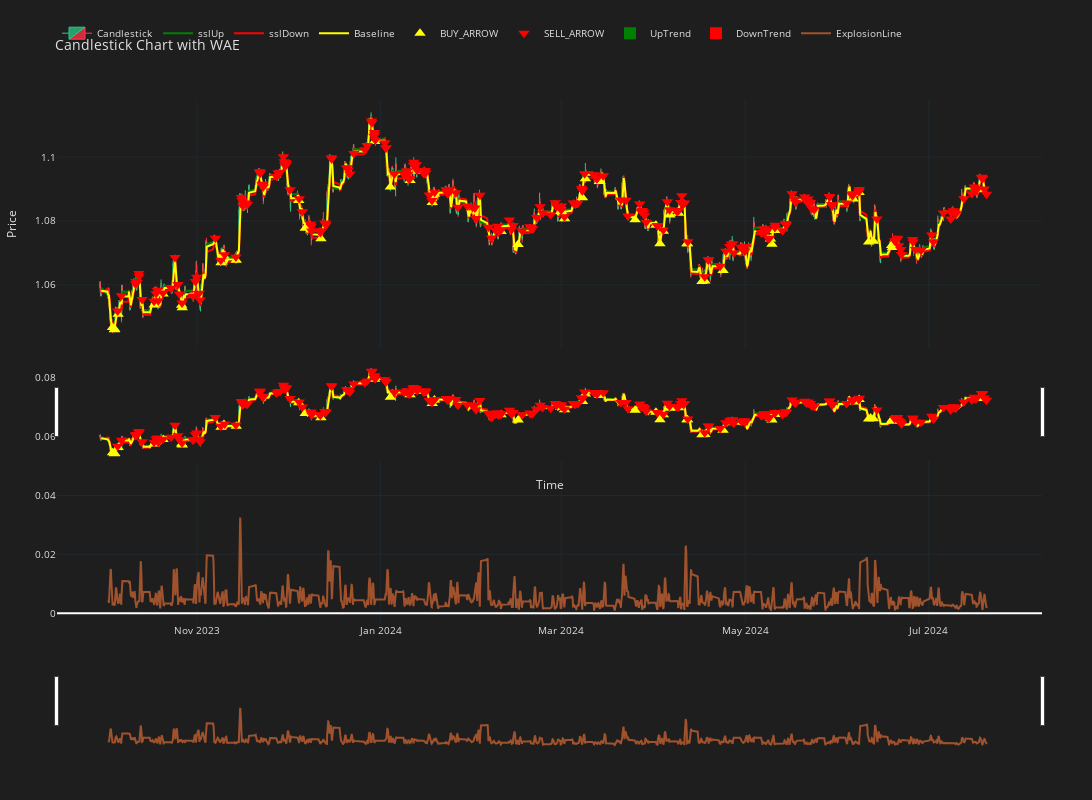

The notebook cell this image was saved under:
### Code cell
import plotly.graph_objects as go
from plotly.subplots import make_subplots
import numpy as np  # Import numpy for np.where function

def create_figure_sig(sig):
    # Initialize figure with subplots
    fig_ssl = make_subplots(rows=2, cols=1, shared_xaxes=True, vertical_spacing=0.05)

    # Candlestick chart
    fig_ssl.add_trace(go.Candlestick(
        x=sig['Time'],
        open=sig['Open'],
        high=sig['High'],
        low=sig['Low'],
        close=sig['Close'],
        name='Candlestick',
        line=dict(width=1),
        opacity=1,
        increasing_fillcolor='#24A06B',
        decreasing_fillcolor="#CC2E3C",
        increasing_line_color='#2EC886',
        decreasing_line_color='#FF3A4C'
    ), row=1, col=1)

    #TP and SL adder
    fig_ssl.add_trace(go.Scatter(

    ))

    # SSLUp, SSLDown, Baseline traces
    fig_ssl.add_trace(go.Scatter(
        x=sig['Time'],
        y=sig['sslUp'],
        name='sslUp',
        mode='lines',
        line=dict(color='green', width=2)
    ), row=1, col=1)

    fig_ssl.add_trace(go.Scatter(
        x=sig['Time'],
        y=sig['sslDown'],
        name='sslDown',
        mode='lines',
        line=dict(color='red', width=2)
    ), row=1, col=1)

    fig_ssl.add_trace(go.Scatter(
        x=sig['Time'],
        y=sig['baseline'],
        name='Baseline',
        mode='lines',
        line=dict(color='yellow', width=2)
    ), row=1, col=1)

    # Buy and Sell signals
    fig_ssl.add_trace(go.Scatter(
        x=sig[sig['FINAL_SIGNAL'] == "BUY"]['Time'],
        y=sig[sig['FINAL_SIGNAL'] == "BUY"]['Open'],
        name='BUY_ARROW',
        mode='markers',
        marker=dict(color='yellow', symbol='triangle-up', size=10)
    ), row=1, col=1)

    fig_ssl.add_trace(go.Scatter(
        x=sig[sig['FINAL_SIGNAL'] == "SELL"]['Time'],
        y=sig[sig['FINAL_SIGNAL'] == "SELL"]['Open'],
        name='SELL_ARROW',
        mode='markers',
        marker=dict(color='red', symbol='triangle-down', size=10)
    ), row=1, col=1)

    # WAE chart
    fig_ssl.add_trace(go.Bar(
        x=sig['Time'],
        y=sig['trendUp'],
        marker_color=np.where(sig['trendUp'] < sig['trendUp'].shift(1), 'lime', 'green'),
        name='UpTrend',
        width=0.04,
        marker_line_color='rgba(0,0,0,0)',
        marker_line_width=0,
    ), row=2, col=1)

    fig_ssl.add_trace(go.Bar(
        x=sig['Time'],
        y=sig['trendDown'],
        marker_color=np.where(sig['trendDown'] < sig['trendDown'].shift(1), 'orange', 'red'),
        name='DownTrend',
        width=0.04,
        marker_line_color='rgba(0,0,0,0)',
        marker_line_width=0,
    ), row=2, col=1)

    fig_ssl.add_trace(go.Scatter(
        x=sig['Time'],
        y=sig['e1'],
        mode='lines',
        name='ExplosionLine',
        line=dict(color='#A0522D', width=2)
    ), row=2, col=1)

    # Update layout for the entire figure
    fig_ssl.update_layout(
        title='Candlestick Chart with WAE',
        xaxis_title='Time',
        yaxis_title='Price',
        height=800,
        width=1200,
        margin=dict(l=50, r=50, b=50, t=100),
        paper_bgcolor="#1e1e1e",
        plot_bgcolor="#1e1e1e",
        font=dict(size=10, color="#e1e1e1"),
        showlegend=True,
        legend=dict(x=0, y=1.1, orientation='h')
    )

    # Show gridlines
    fig_ssl.update_xaxes(
        gridcolor="#1f292f",
        showgrid=True,
        fixedrange=True,
        rangeslider=dict(visible=True)
    )

    fig_ssl.update_yaxes(
        gridcolor="#1f292f",
        showgrid=True
    )

    return fig_ssl

# Example usage:
# Assuming sig is your DataFrame with necessary columns ('Time', 'Open', 'High', 'Low', 'Close', 'sslUp', 'sslDown', 'baseline', 'FINAL_SIG', 'trendUp', 'trendDown', 'e1')
# Create the figure using the function
fig = create_figure_sig(back_test_df)

# Show the figure
fig.show()

### Figure 1 — Plotly figure (JSON) as saved in the notebook; plotly's stock layout.template omitted (floating-point values rounded to 4 significant figures; data arrays with more than 128 entries replaced by an {"elided": "..."} marker saying what was removed)
{"data": [{"close": {"elided": "5000 float values"}, "decreasing": {"fillcolor": "#CC2E3C", "line": {"color": "#FF3A4C"}}, "high": {"elided": "5000 float values"}, "increasing": {"fillcolor": "#24A06B", "line": {"color": "#2EC886"}}, "line": {"width": 1}, "low": {"elided": "5000 float values"}, "name": "Candlestick", "opacity": 1, "open": {"elided": "5000 float values"}, "type": "candlestick", "x": {"elided": "5000 str values"}, "xaxis": "x", "yaxis": "y"}, {"type": "scatter"}, {"line": {"color": "green", "width": 2}, "mode": "lines", "name": "sslUp", "type": "scatter", "x": {"elided": "5000 str values"}, "xaxis": "x", "y": {"elided": "5000 float values"}, "yaxis": "y"}, {"line": {"color": "red", "width": 2}, "mode": "lines", "name": "sslDown", "type": "scatter", "x": {"elided": "5000 str values"}, "xaxis": "x", "y": {"elided": "5000 float values"}, "yaxis": "y"}, {"line": {"color": "yellow", "width": 2}, "mode": "lines", "name": "Baseline", "type": "scatter", "x": {"elided": "5000 str values"}, "xaxis": "x", "y": {"elided": "5000 float values"}, "yaxis": "y"}, {"marker": {"color": "yellow", "size": 10, "symbol": "triangle-up"}, "mode": "markers", "name": "BUY_ARROW", "type": "scatter", "x": ["2023-10-04T00:00:00+11:00", "2023-10-04T15:00:00+11:00", "2023-10-04T18:00:00+11:00", "2023-10-05T21:00:00+11:00", "2023-10-17T20:00:00+11:00", "2023-10-20T19:00:00+11:00", "2023-10-26T23:00:00+11:00", "2023-10-27T04:00:00+11:00", "2023-11-09T01:00:00+11:00", "2023-11-10T00:00:00+11:00", "2023-11-14T02:00:00+11:00", "2023-12-04T20:00:00+11:00", "2023-12-07T00:00:00+11:00", "2023-12-12T05:00:00+11:00", "2023-12-30T01:00:00+11:00", "2024-01-04T06:00:00+11:00", "2024-01-10T19:00:00+11:00", "2024-01-13T01:00:00+11:00", "2024-01-18T04:00:00+11:00", "2024-01-18T21:00:00+11:00", "2024-02-10T00:00:00+11:00", "2024-02-15T16:00:00+11:00", "2024-02-29T19:00:00+11:00", "2024-03-01T00:00:00+11:00", "2024-03-02T02:00:00+11:00", "2024-03-08T01:00:00+11:00", "2024-03-09T00:00:00+11:00", "2024-03-13T16:00:00+11:00", "2024-03-13T21:00:00+11:00", "2024-03-25T12:00:00+11:00", "2024-04-01T10:00:00+11:00", "2024-04-02T18:00:00+11:00", "2024-04-03T21:00:00+11:00", "2024-04-06T02:00:00+11:00", "2024-04-08T22:00:00+10:00", "2024-04-11T17:00:00+10:00", "2024-04-11T22:00:00+10:00", "2024-04-16T17:00:00+10:00", "2024-04-17T16:00:00+10:00", "2024-04-23T17:00:00+10:00", "2024-05-09T11:00:00+10:00", "2024-05-09T22:00:00+10:00", "2024-05-10T23:00:00+10:00", "2024-06-05T22:00:00+10:00", "2024-06-07T21:00:00+10:00", "2024-06-11T01:00:00+10:00", "2024-06-12T15:00:00+10:00", "2024-06-18T16:00:00+10:00", "2024-06-18T22:00:00+10:00", "2024-07-17T17:00:00+10:00"], "xaxis": "x", "y": [1.047, 1.046, 1.046, 1.051, 1.054, 1.057, 1.054, 1.053, 1.067, 1.069, 1.068, 1.086, 1.078, 1.074, 1.105, 1.091, 1.093, 1.096, 1.086, 1.088, 1.077, 1.073, 1.083, 1.083, 1.081, 1.087, 1.093, 1.092, 1.092, 1.08, 1.079, 1.073, 1.077, 1.082, 1.082, 1.073, 1.073, 1.061, 1.061, 1.065, 1.074, 1.073, 1.077, 1.087, 1.089, 1.073, 1.074, 1.072, 1.072, 1.09], "yaxis": "y"}, {"marker": {"color": "red", "size": 10, "symbol": "triangle-down"}, "mode": "markers", "name": "SELL_ARROW", "type": "scatter", "x": {"elided": "251 str values"}, "xaxis": "x", "y": {"elided": "251 float values"}, "yaxis": "y"}, {"marker": {"color": {"elided": "5000 str values"}, "line": {"color": "rgba(0,0,0,0)", "width": 0}}, "name": "UpTrend", "type": "bar", "width": 0.04, "x": {"elided": "5000 str values"}, "xaxis": "x2", "y": {"elided": "5000 float values"}, "yaxis": "y2"}, {"marker": {"color": {"elided": "5000 str values"}, "line": {"color": "rgba(0,0,0,0)", "width": 0}}, "name": "DownTrend", "type": "bar", "width": 0.04, "x": {"elided": "5000 str values"}, "xaxis": "x2", "y": {"elided": "5000 float values"}, "yaxis": "y2"}, {"line": {"color": "#A0522D", "width": 2}, "mode": "lines", "name": "ExplosionLine", "type": "scatter", "x": {"elided": "5000 str values"}, "xaxis": "x2", "y": {"elided": "5000 float values"}, "yaxis": "y2"}], "layout": {"font": {"color": "#e1e1e1", "size": 10}, "height": 800, "legend": {"orientation": "h", "x": 0, "y": 1.1}, "margin": {"b": 50, "l": 50, "r": 50, "t": 100}, "paper_bgcolor": "#1e1e1e", "plot_bgcolor": "#1e1e1e", "showlegend": true, "title": {"text": "Candlestick Chart with WAE"}, "width": 1200, "xaxis": {"anchor": "y", "domain": [0, 1], "fixedrange": true, "gridcolor": "#1f292f", "matches": "x2", "rangeslider": {"visible": true}, "showgrid": true, "showticklabels": false, "title": {"text": "Time"}}, "xaxis2": {"anchor": "y2", "domain": [0, 1], "fixedrange": true, "gridcolor": "#1f292f", "rangeslider": {"visible": true}, "showgrid": true}, "yaxis": {"anchor": "x", "domain": [0.525, 1], "gridcolor": "#1f292f", "showgrid": true, "title": {"text": "Price"}}, "yaxis2": {"anchor": "x2", "domain": [0, 0.475], "gridcolor": "#1f292f", "showgrid": true}}}
